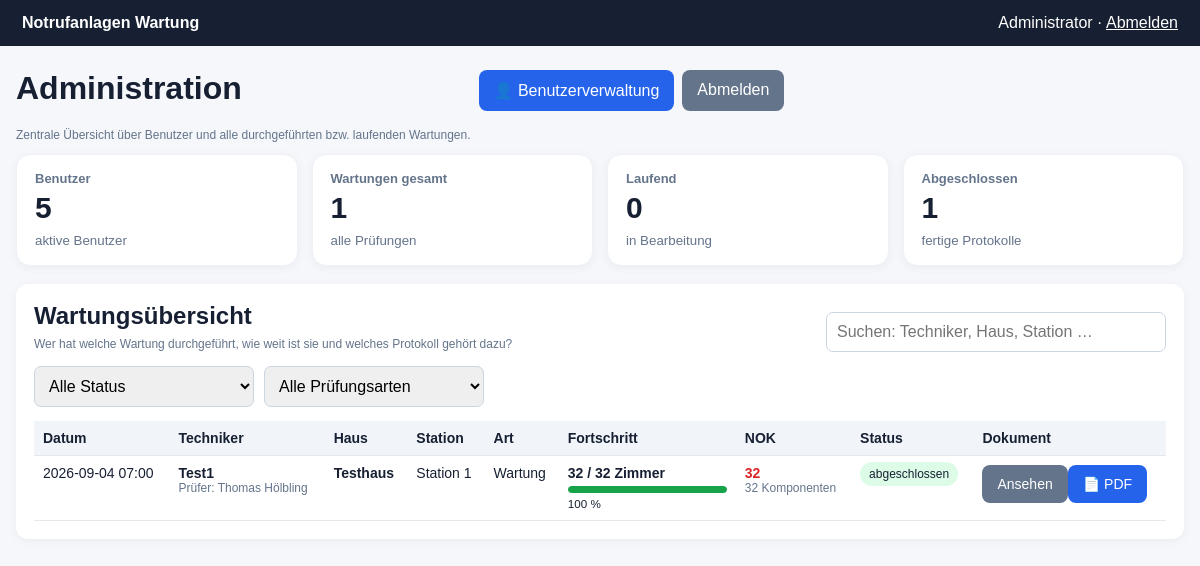
The page /admin (signed in) on the database its author committed.
### tables this page shows
CREATE TABLE users (
        id INTEGER PRIMARY KEY AUTOINCREMENT,
        username TEXT UNIQUE NOT NULL,
        password_hash TEXT NOT NULL,
        display_name TEXT NOT NULL,
        role TEXT NOT NULL DEFAULT 'technician'
    , active INTEGER NOT NULL DEFAULT 1);

CREATE TABLE maintenances (
        id INTEGER PRIMARY KEY AUTOINCREMENT,
        hauscode TEXT NOT NULL,
        station TEXT NOT NULL,
        technician_id INTEGER NOT NULL,
        inspector_name TEXT,
        inspection_year INTEGER,
        inspection_type TEXT,
        email_address TEXT,
        status TEXT NOT NULL DEFAULT 'open',
        created_at TEXT NOT NULL,
        completed_at TEXT,
        signature TEXT,
        email_sent_at TEXT,
        email_error TEXT,
        pdf_path TEXT, station_id TEXT, updated_at TEXT,
        FOREIGN KEY(technician_id) REFERENCES users(id)
    );

### app/main.py (the view)
@app.get("/admin", response_class=HTMLResponse)
def admin_dashboard(request: Request):
    u=current_user(request)
    if not u: return RedirectResponse("/login",303)
    if u["role"] != "admin": return RedirectResponse("/",303)
    c=db()
    stats=c.execute("""SELECT
      COUNT(*) AS total,
      SUM(CASE WHEN status='open' THEN 1 ELSE 0 END) AS open_count,
      SUM(CASE WHEN status='completed' THEN 1 ELSE 0 END) AS completed_count,
      COUNT(DISTINCT technician_id) AS technician_count
      FROM maintenances""").fetchone()
    users_count=c.execute("SELECT COUNT(*) AS n FROM users WHERE active=1").fetchone()["n"]
    rows=c.execute("""SELECT m.*,u.display_name,
      COUNT(res.id) AS total_rooms,
      SUM(CASE WHEN res.zt IS NOT NULL AND res.zl IS NOT NULL AND res.rt_b1 IS NOT NULL AND res.rt_b2 IS NOT NULL AND res.rt_b3 IS NOT NULL AND res.rt IS NOT NULL AND res.pt_bad IS NOT NULL AND res.rt_bad IS NOT NULL AND res.zt_bad IS NOT NULL AND res.at_bad IS NOT NULL THEN 1 ELSE 0 END) AS checked_rooms,
      SUM(CASE WHEN res.zt='NOK' OR res.zl='NOK' OR res.rt_b1='NOK' OR res.rt_b2='NOK' OR res.rt_b3='NOK' OR res.rt='NOK' OR res.rt_bad='NOK' OR res.pt_bad='NOK' OR res.zt_bad='NOK' OR res.at_bad='NOK' THEN 1 ELSE 0 END) AS nok_rooms,
      SUM(CASE WHEN res.zt='NOK' THEN 1 ELSE 0 END)+SUM(CASE WHEN res.zl='NOK' THEN 1 ELSE 0 END)+SUM(CASE WHEN res.rt_b1='NOK' THEN 1 ELSE 0 END)+SUM(CASE WHEN res.rt_b2='NOK' THEN 1 ELSE 0 END)+SUM(CASE WHEN res.rt_b3='NOK' THEN 1 ELSE 0 END)+SUM(CASE WHEN res.rt='NOK' THEN 1 ELSE 0 END)+SUM(CASE WHEN res.pt_bad='NOK' THEN 1 ELSE 0 END)+SUM(CASE WHEN res.rt_bad='NOK' THEN 1 ELSE 0 END)+SUM(CASE WHEN res.zt_bad='NOK' THEN 1 ELSE 0 END)+SUM(CASE WHEN res.at_bad='NOK' THEN 1 ELSE 0 END) AS nok_components
      FROM maintenances m JOIN users u ON u.id=m.technician_id LEFT JOIN results res ON res.maintenance_id=m.id
      GROUP BY m.id ORDER BY COALESCE(m.updated_at,m.created_at) DESC, m.id DESC LIMIT 100""").fetchall()
    c.close()
    return TEMPLATES.TemplateResponse("admin.html",{"request":request,"user":u,"stats":stats,"users_count":users_count,"maintenances":rows})

### app/templates/admin.html (shortened to what this page needs)
{% extends "base.html" %}{% block content %}
<div class="actions admin-head">
  <div><h1>Administration</h1><p class="mini">Zentrale Übersicht über Benutzer und alle durchgeführten bzw. laufenden Wartungen.</p></div>
  <div class="actions"><a class="btn" href="/users">👤 Benutzerverwaltung</a><a class="btn secondary" href="/logout">Abmelden</a></div>
</div>
<div class="admin-stats">
  <div class="admin-stat"><span>Benutzer</span><strong>{{users_count or 0}}</strong><small>aktive Benutzer</small></div>
  <div class="admin-stat"><span>Wartungen gesamt</span><strong>{{stats.total or 0}}</strong><small>alle Prüfungen</small></div>
  <div class="admin-stat"><span>Laufend</span><strong>{{stats.open_count or 0}}</strong><small>in Bearbeitung</small></div>
  <div class="admin-stat"><span>Abgeschlossen</span><strong>{{stats.completed_count or 0}}</strong><small>fertige Protokolle</small></div>
</div>
<div class="card">
  <div class="admin-toolbar">
    <div><h2 style="margin-bottom:4px">Wartungsübersicht</h2><span class="mini">Wer hat welche Wartung durchgeführt, wie weit ist sie und welches Protokoll gehört dazu?</span></div>
    <input id="adminSearch" class="admin-search" placeholder="Suchen: Techniker, Haus, Station …" oninput="filterAdmin()">
  </div>
  <div class="admin-filter-row">
    <select id="statusFilter" onchange="filterAdmin()"><option value="">Alle Status</option><option value="open">In Bearbeitung</option><option value="completed">Abgeschlossen</option></select>
    <select id="typeFilter" onchange="filterAdmin()"><option value="">Alle Prüfungsarten</option><option>Inspektion</option><option>Wartung</option><option>Instandhaltung</option></select>
  </div>
  <div class="admin-table-wrap">
  <table id="adminTable" class="admin-table">
    <thead><tr><th>Datum</th><th>Techniker</th><th>Haus</th><th>Station</th><th>Art</th><th>Fortschritt</th><th>NOK</th><th>Status</th><th>Dokument</th></tr></thead>
    <tbody>
    {% for m in maintenances %}
      {% set total=m.total_rooms or 0 %}{% set checked=m.checked_rooms or 0 %}{% set pct=((checked*100/total)|round|int) if total else 0 %}
      <tr data-status="{{m.status}}" data-type="{{m.inspection_type or 'Wartung'}}" data-search="{{(m.display_name ~ ' ' ~ m.hauscode ~ ' ' ~ m.station ~ ' ' ~ (m.inspection_type or 'Wartung'))|lower}}">
        <td>{{(m.created_at or '')[:16].replace('T',' ')}}</td>
        <td><b>{{m.display_name}}</b>{% if m.inspector_name and m.inspector_name != m.display_name %}<div class="mini">Prüfer: {{m.inspector_name}}</div>{% endif %}</td>
        <td><b>{{m.hauscode}}</b></td><td>{{m.station}}</td><td>{{m.inspection_type or 'Wartung'}}</td>
        <td style="min-width:150px"><b>{{checked}} / {{total}} Zimmer</b><div class="admin-progress"><span style="width:{{pct}}%"></span></div><small>{{pct}} %</small></td>
        <td><span class="admin-nok">{{m.nok_rooms or 0}}</span>{% if m.nok_components %}<div class="mini">{{m.nok_components}} Komponenten</div>{% endif %}</td>
        <td><span class="status {% if m.status=='completed' %}ok{% else %}nf{% endif %}">{{'abgeschlossen' if m.status=='completed' else 'in Bearbeitung'}}</span></td>
        <td class="admin-actions"><a class="btn secondary" href="/admin/maintenance/{{m.id}}">Ansehen</a>{% if m.status=='completed' %}<a class="btn" href="/maintenance/{{m.id}}/pdf" target="_blank">📄 PDF</a>{% endif %}</td>
      </tr>
    {% else %}<tr><td colspan="9">Noch keine Wartungen vorhanden.</td></tr>{% endfor %}
    </tbody>
  </table>
  </div>
</div>
{% endblock %}

### app/templates/base.html (shortened to what this page needs)
<!doctype html>
<html lang="de">
<head>
</head>
<body>
<div class="top"><b>Notrufanlagen Wartung</b>{% if user %}<span>{{ user.display_name }} · <a style="color:white" href="/logout">Abmelden</a></span>{% endif %}</div>
<div class="wrap">{% block content %}{% endblock %}</div>
</body>
</html>

### app/templates/base.html (style rules this page uses)
:root { font-family:Arial,sans-serif;color:#172033;background:#f5f7fa }
body { margin:0 }
.top { background:#172033;color:#fff;padding:14px 22px;display:flex;justify-content:space-between;align-items:center }
.wrap { max-width:1200px;margin:24px auto;padding:0 16px }
.card { background:white;border-radius:12px;padding:18px;margin-bottom:18px;box-shadow:0 2px 10px #0000000d }
h1,h2 { margin-top:0 }
.btn { display:inline-block;border:0;border-radius:8px;padding:11px 15px;background:#2563eb;color:white;text-decoration:none;cursor:pointer }
.btn.secondary { background:#64748b }
input,select { padding:10px;border:1px solid #cbd5e1;border-radius:7px;font-size:16px;width:100%;box-sizing:border-box }
table { width:100%;border-collapse:collapse }
th,td { border-bottom:1px solid #e5e7eb;padding:9px;text-align:left;font-size:14px }
th { background:#f1f5f9 }
.status { padding:5px 9px;border-radius:99px;font-size:12px }
.ok { background:#dcfce7 }
.mini { font-size:12px;color:#64748b }
.actions { display:flex;gap:8px;flex-wrap:wrap }
.admin-head { align-items:flex-start }
.admin-stats { display:grid;grid-template-columns:repeat(4,minmax(0,1fr));gap:14px;margin-bottom:18px }
.admin-stat { background:#fff;border-radius:14px;padding:16px 18px;box-shadow:0 2px 10px #0000000d;border:1px solid #eef2f7 }
.admin-stat span { display:block;font-size:13px;color:#64748b;font-weight:600 }
.admin-stat strong { display:block;font-size:30px;line-height:1.15;margin:5px 0 }
.admin-stat small { color:#64748b }
.admin-toolbar { display:flex;justify-content:space-between;align-items:flex-end;gap:16px;margin-bottom:14px }
.admin-search { max-width:340px }
.admin-filter-row { display:flex;gap:10px;margin-bottom:14px }
.admin-filter-row select { max-width:220px }
.admin-table-wrap { overflow:auto;-webkit-overflow-scrolling:touch }
.admin-table { min-width:980px }
.admin-table th,.admin-table td { vertical-align:top }
.admin-progress { height:7px;background:#e2e8f0;border-radius:99px;overflow:hidden;margin:5px 0 2px }
.admin-progress span { display:block;height:100%;background:#16a34a;border-radius:99px }
.admin-nok { color:#dc2626;font-weight:700 }
.admin-actions { white-space:nowrap }

### rows shown on the page
users: display_name "Administrator"
maintenances: created_at "2026-09-04 07:00", display_name "Test1", inspector_name "Thomas Hölbling", hauscode "Testhaus", station "Station 1", inspection_type "Wartung", checked "32", total "32", pct "100", nok_rooms "32", nok_components "32", status "abgeschlossen"

### other values the page prints
{{ users_count or 0 }} "5"
{{ stats.total or 0 }} "1"
{{ stats.open_count or 0 }} "0"
{{ stats.completed_count or 0 }} "1"
